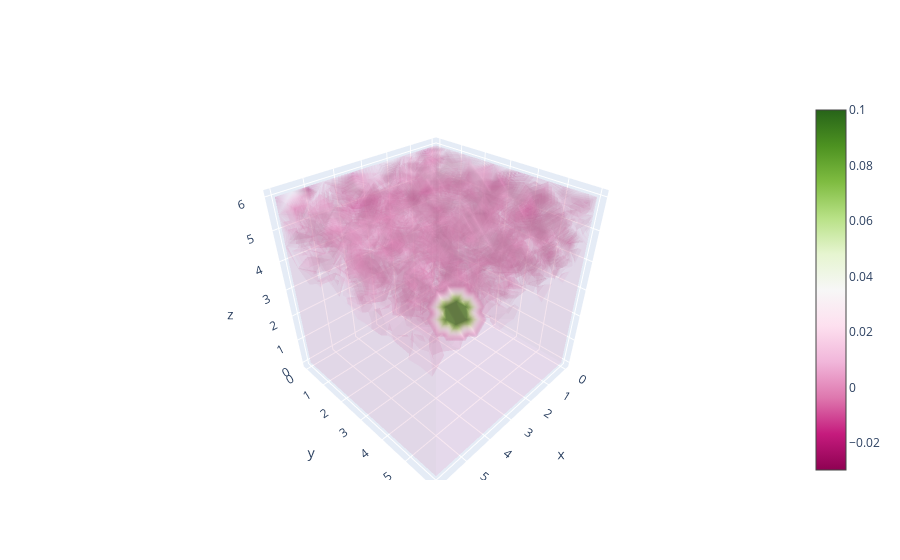

The notebook cell this image was saved under:
### Code cell
fffig = go.Figure(data=go.Volume(x=Xf, y=Yf, z=Zf,value=Ap,
        opacity=0.1,# needs to be small to see through all surfaces
        surface_count=50 #needs to be a large number for good volume rendering
        ))
fffig.show()

### Figure 1 — Plotly figure (JSON) as saved in the notebook; plotly's stock layout.template omitted (floating-point values rounded to 4 significant figures; data arrays with more than 128 entries replaced by an {"elided": "..."} marker saying what was removed)
{"data": [{"opacity": 0.1, "surface": {"count": 50}, "type": "volume", "value": {"elided": "2197 float values"}, "x": {"elided": "2197 float values"}, "y": {"elided": "2197 float values"}, "z": {"elided": "2197 float values"}}], "layout": {}}
